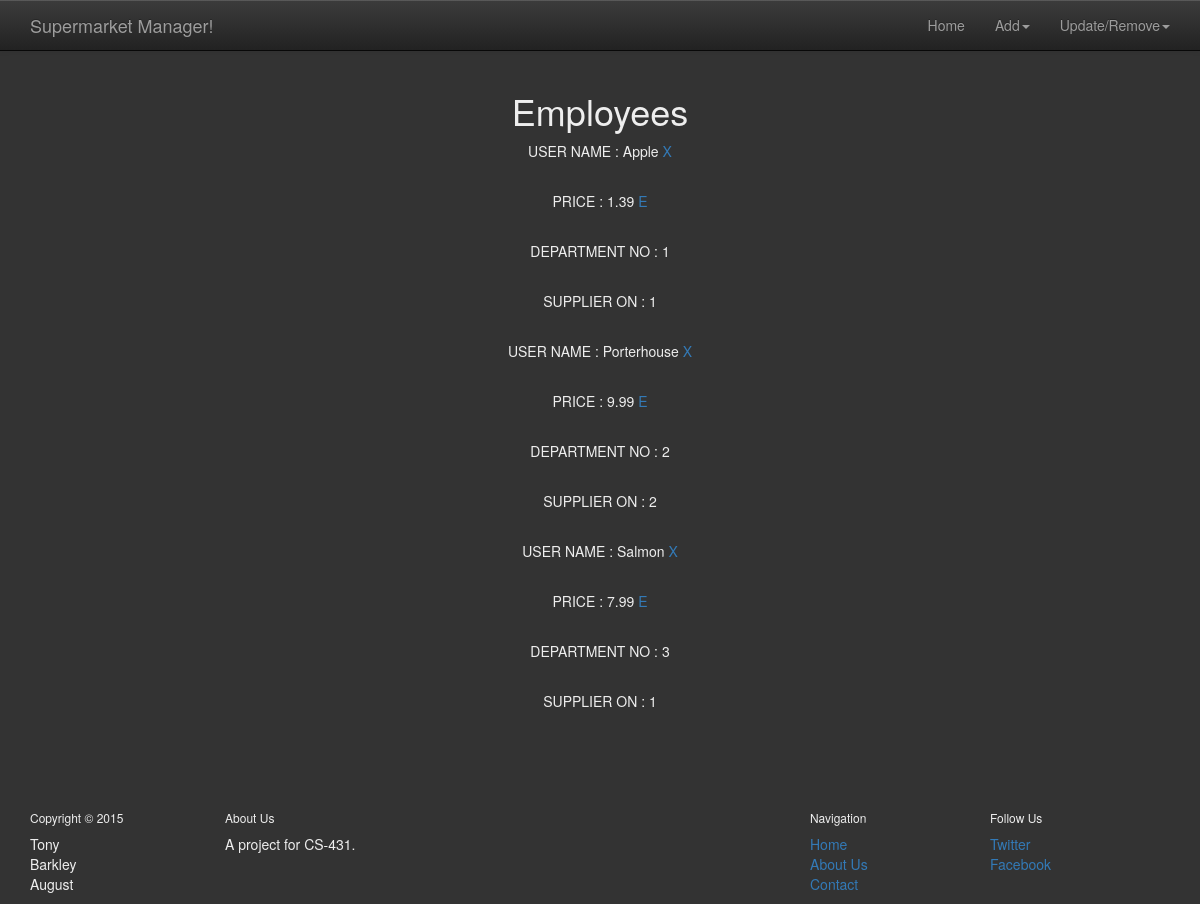
Before: /viewProd.php with the older database file.
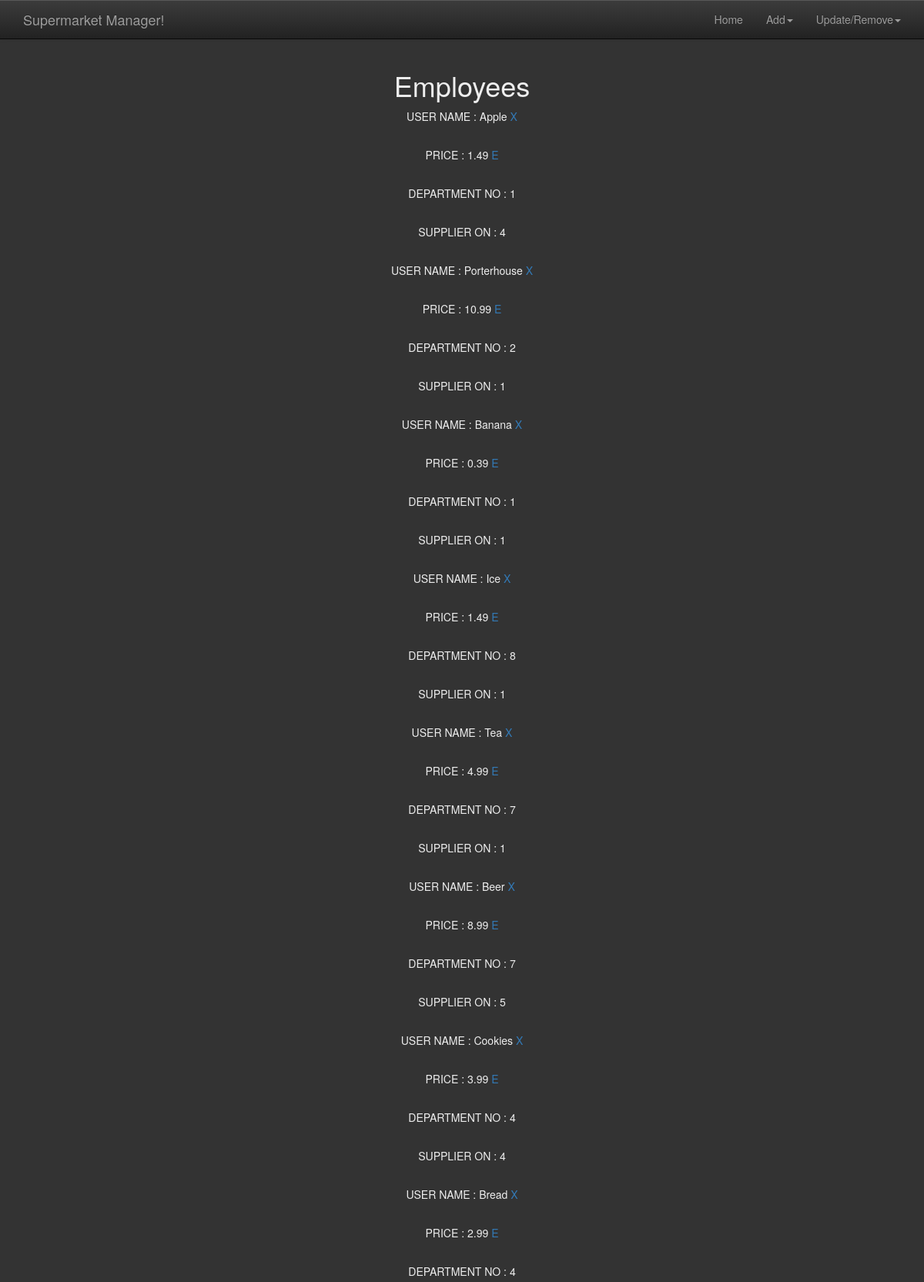
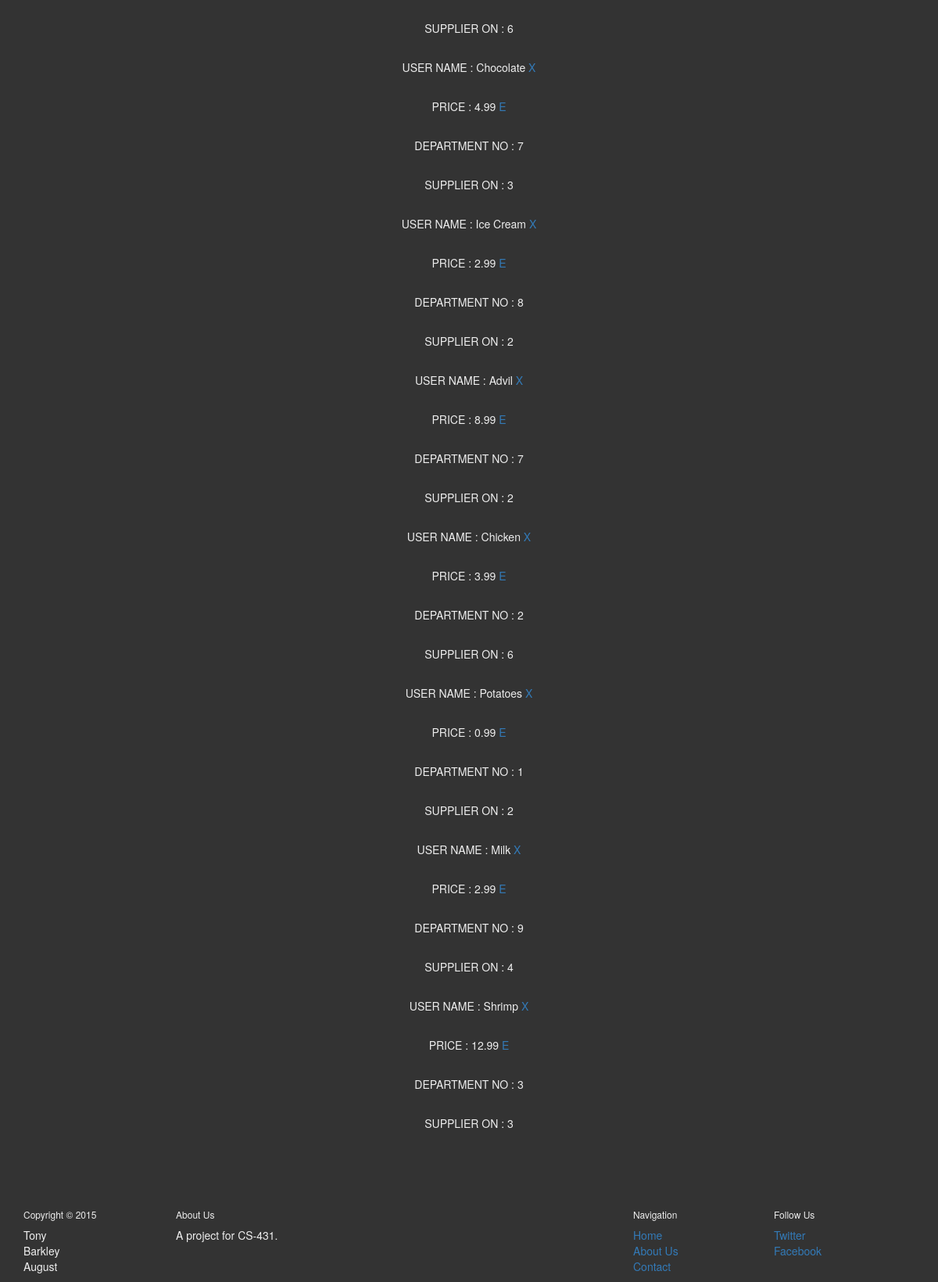
After: the same page with the newer database file (2 pictures, top to bottom).
### tables this page shows
CREATE TABLE IF NOT EXISTS `PRODUCT` (
  `Product_ID` int(11) NOT NULL AUTO_INCREMENT,
  `Product_name` varchar(45) NOT NULL,
  `Product_price` double NOT NULL,
  `Department_ID` int(11) NOT NULL,
  `Supplier_ID` int(11) NOT NULL,
  PRIMARY KEY (`Product_ID`),
  KEY `fk_PRODUCT_DEPARTMENT1_idx` (`Department_ID`),
  KEY `fk_PRODUCT_SUPPLIER1_idx` (`Supplier_ID`)
);

### viewProd.php (the view, shortened to what this page needs)
<?php
	include("header.php");
?>
<div class="container-fluid feature">
	<div class="content">
	<h1>Employees</h1>
<?php
	$query=mysql_query("SELECT * FROM PRODUCT");
  	while($row = mysql_fetch_array($query))
  	{
  		$id = $row['Product_ID'];
  		$product=$row['Product_name'];
  		$price=$row['Product_price'];
  		$department=$row['Department_ID'];
  		$supplier=$row['Supplier_ID'];
?>
  <p> USER NAME : <span><?php echo $product; ?></span>
    <a href="delete.php?id=<?php echo $id; ?>"
    onclick="return confirm('Are you sure you want to delete this Record?');">
            <span class="delete" title="Delete"> X </span></a>
  </p>
  <br />
  <p> PRICE : <span><?php echo $price; ?></span>
    <a href="edit.php?id=<?php echo $id; ?>"><span class="edit" title="Edit"> E </span></a>
  </p>
  <br />
  <p> DEPARTMENT NO : <span><?php echo $department; ?></span>
  </p>
  <br />
  <p> SUPPLIER ON : <span><?php echo $supplier; ?></span>
  </p>
  <br />
<?php } ?>
	</div>
</div>
<?php include("footer.php"); ?>

### header.php (shortened to what this page needs)
<html>
<head>
<link rel="stylesheet" href="https://maxcdn.bootstrapcdn.com/bootstrap/3.3.5/css/bootstrap.min.css">
<link rel="stylesheet" href="https://maxcdn.bootstrapcdn.com/bootstrap/3.3.5/css/bootstrap-theme.min.css">
<link rel="stylesheet" href="main.css">
</head>
<body>
<div class="navbar-wrapper">
  <nav class="navbar navbar-default navbar-static-top navbar-inverse">
    <div class="container">
      <div class="navbar-header">
       	<a class="navbar-brand" href="index.php">Supermarket Manager!</a>
      </div>
      	<ul class="nav navbar-nav navbar-right">
            <li <?=echoActiveClassIfRequestMatches("index")?>>
              <a href="index.php">Home</a></li>
          <li class="dropdown">
            <a href="#" class="dropdown-toggle" data-toggle="dropdown" role="button" aria-haspopup="true" aria-expanded="false">Add<span class="caret"></span></a>
          </li>
          <li class="dropdown">
            <a href="#" class="dropdown-toggle" data-toggle="dropdown" role="button" aria-haspopup="true" aria-expanded="false">Update/Remove<span class="caret"></span></a>
          </li>
  <?php
  function echoActiveClassIfRequestMatches($requestUri)
  {
      $current_file_name = basename($_SERVER['REQUEST_URI'], ".php");
      if ($current_file_name == $requestUri)
          echo 'class="active"';
  }
  ?>
      	</ul>
    </div>
  </nav>
</div>

### footer.php (shortened to what this page needs)
<footer>
	<div class="container">
		<div class="row">
			<div class="col-sm-2">
			<h6>Copyright &copy; <?php echo date('Y') ?></h6>
			<p>Tony <br>Barkley <br>August</p>
			</div>
			<div class="col-sm-6">
				<h6>About Us</h6>
				<p>A project for CS-431.</p>
			</div>
			<div class="col-sm-2">
				<h6>Navigation</h6>
				<ul class="unstyled">
					<li><a href="#">Home</a></li>
					<li><a href="#">About Us</a></li>
					<li><a href="#">Contact</a></li>
				</ul>
			</div>
			<div class="col-sm-"2>
				<h6>Follow Us</h6>
				<ul class="unstyled">
					<li><a href="#">Twitter</a></li>
					<li><a href="#">Facebook</a></li>
				</ul>
			</div>
		</div>
	</div>
</footer>
</body>
</html>

### main.css (style rules this page uses)
body { background-color: #333; }
footer { background-color: #333; color: #eee; }
ul.unstyled { list-style: none; padding: 0; }
.content { margin: 50px 50px; color: #eee; }
.navbar-wrapper { margin-bottom: -22px; }
.feature { background-color: #333; margin-bottom: 0px; padding-bottom: 10px; margin-top: -30px; color: #eee; text-align: center; }

Changed rows visible on the page:
changed product "Apple": Product_price "1.39" → "1.49"; Supplier_ID "1" → "4"
changed product "Porterhouse": Product_price "9.99" → "10.99"; Supplier_ID "2" → "1"
changed product: Product_name "Salmon" → "Banana"; Product_price "7.99" → "0.39"; Department_ID "3" → "1"
added product: Product_name "Ice", Product_price "1.49", Department_ID "8", Supplier_ID "1"
added product: Product_name "Tea", Product_price "4.99", Department_ID "7", Supplier_ID "1"
added product: Product_name "Beer", Product_price "8.99", Department_ID "7", Supplier_ID "5"
added product: Product_name "Cookies", Product_price "3.99", Department_ID "4", Supplier_ID "4"
added product: Product_name "Bread", Product_price "2.99", Department_ID "4", Supplier_ID "6"
added product: Product_name "Chocolate", Product_price "4.99", Department_ID "7", Supplier_ID "3"
added product: Product_name "Ice Cream", Product_price "2.99", Department_ID "8", Supplier_ID "2"
added product: Product_name "Advil", Product_price "8.99", Department_ID "7", Supplier_ID "2"
added product: Product_name "Chicken", Product_price "3.99", Department_ID "2", Supplier_ID "6"
added product: Product_name "Potatoes", Product_price "0.99", Department_ID "1", Supplier_ID "2"
added product: Product_name "Milk", Product_price "2.99", Department_ID "9", Supplier_ID "4"
added product: Product_name "Shrimp", Product_price "12.99", Department_ID "3", Supplier_ID "3"
